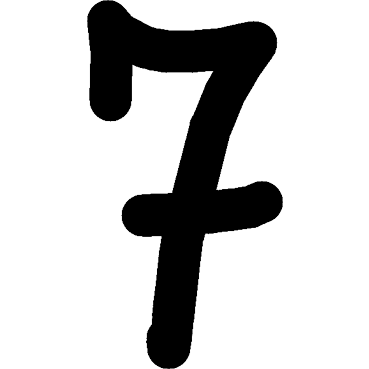
#> input picture 1_img.png, 369 x 369 px
$ python -i isolate.py   (imports and definitions only)   (older library calls are emulated)
#> lines starting #> are read from the running program, lines starting #| are printed output that depends on the picture; after the words box and inside, x2 and y2 are one past the last pixel; in counts of white or black regions, pixels touching at a corner belong together
import numpy as np
import cv2 as cv
import os
import math

def getCharList(img_path):
#> called with img_path = '1_img.png'
	im=cv.imread(img_path)
#> im is the input picture: shape (369, 369, 3); min 0, max 255, mean 201.6
	imgray = cv.cvtColor(im, cv.COLOR_BGR2GRAY)
	ret, thresh = cv.threshold(imgray, 0, 255, 0)
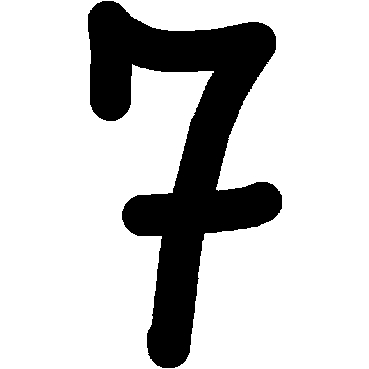
#> thresh: shape (369, 369); 79.5% white; 1 black region
	im2, cont, hir = cv.findContours(thresh, cv.RETR_TREE, cv.CHAIN_APPROX_SIMPLE)
#> cont = 2 contours; box (x1, y1, x2, y2) and area: (0, 0, 369, 369) 135424, (87, 0, 283, 369) 28514; hir = [[-1, -1, 1, -1], [-1, -1, -1, 0]]

	cont.sort(key=lambda x: cv.boundingRect(x)[0], reverse=False)
	cont.pop(0)

	i = 0
	imgList = []
	for c in cont:
		x,y,w,h = cv.boundingRect(c)

		inc_h = 0
		inc_w = 0
		w_is_gre = False
		if w>h:
			# offset = int(w/2)
			size = w
			# inc_w = 1
			w_is_gre = True
		else:
			# offset = int(h/2)
			size = h
			# inc_h = 1

		if size < 200:
			continue

		# roi = im[center[0]-offset:center[0]+offset, center[1]-offset:center[1]+offset]

		roi = imgray[y:y+h, x:x+w]

		blank_image = np.zeros((size,size), np.uint8)
		blank_image[:,:] = 255

		# [4 lines of commented-out code are left out]

		center = ( int(math.ceil(blank_image.shape[0]/2)), int(math.ceil(blank_image.shape[1]/2)) )
		half_h = int( math.ceil(h/2))
		half_w = int( math.ceil(w/2))
		if 2*half_h > roi.shape[0]:
			inc_h = -1
		elif 2*half_h < roi.shape[0]:
			inc_h = 1

		if 2*half_w > roi.shape[1]:
			inc_w = -1
		elif 2*half_w < roi.shape[1]:
			inc_w = 1


		# print(center)
		# print(half_h)
		# print(half_w)

		blank_image[center[0]-half_h:center[0]+half_h+inc_h, center[1]-half_w:center[1]+half_w+inc_w] = roi

		imgList.append(blank_image)

		cv.imwrite(str(i)+"_img.png", blank_image)
		i+=1
#> this loop made 1 pass
#> (x, y, w, h, inc_h, inc_w, w_is_gre, size) on pass 1: (87, 0, 196, 369, -1, 0, False, 369)
#> pass 1, in getCharList, `roi = imgray[y:y+h, x:x+w]`:
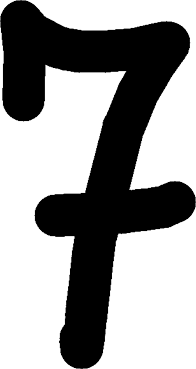
#> roi: shape (369, 196); min 0, max 255, mean 154.4
#> after the loop, i = 1; imgList = 1 item

	# cv.waitKey()
	return imgList

# getCharList("multi-test.png")

>>> result = getCharList('1_img.png')
#> result = 1 item

$ run again, on 2_img.png
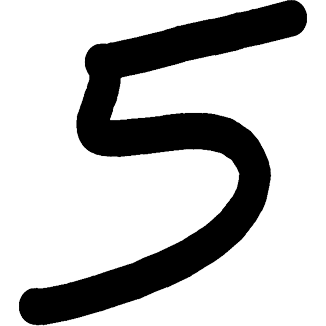
#> input picture 2_img.png, 326 x 326 px
#> in getCharList, im is the input picture: shape (326, 326, 3); min 0, max 255, mean 191.8
#> in getCharList, `ret, thresh = cv.threshold(imgray, 0, 255, 0)`:
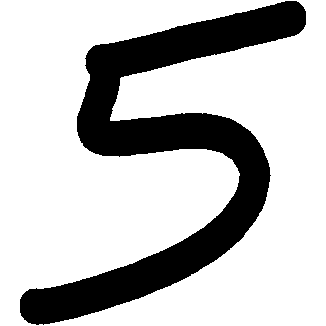
#> thresh: shape (326, 326); 75.9% white; 1 black region
#> cont = 2 contours; box (x1, y1, x2, y2) and area: (0, 0, 326, 326) 105625, (19, 0, 307, 326) 26323; hir = [[-1, -1, 1, -1], [-1, -1, -1, 0]]
#> the loop in getCharList, `for c in cont:` made 1 pass
#> (x, y, w, h, inc_h, inc_w, w_is_gre, size) on pass 1: (19, 0, 288, 326, 0, 0, False, 326)
#> pass 1, in getCharList, `roi = imgray[y:y+h, x:x+w]`:
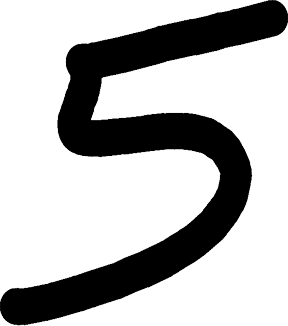
#> roi: shape (326, 288); min 0, max 255, mean 183.5
#> after the loop in getCharList, `for c in cont:`: i = 1; imgList = 1 item

$ run again, on 3_img.png
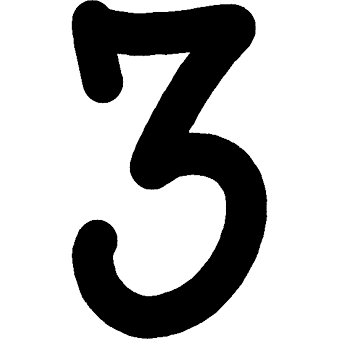
#> input picture 3_img.png, 339 x 339 px
#> in getCharList, im is the input picture: shape (339, 339, 3); min 0, max 255, mean 183.3
#> in getCharList, `ret, thresh = cv.threshold(imgray, 0, 255, 0)`:
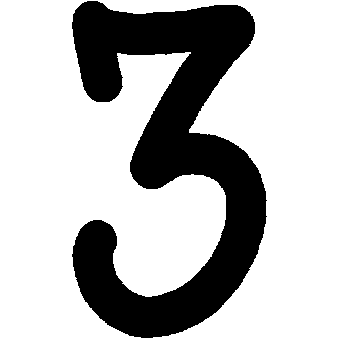
#> thresh: shape (339, 339); 72.5% white; 1 black region
#> cont = 2 contours; box (x1, y1, x2, y2) and area: (0, 0, 339, 339) 114244, (71, 0, 268, 339) 32266; hir = [[-1, -1, 1, -1], [-1, -1, -1, 0]]
#> the loop in getCharList, `for c in cont:` made 1 pass
#> (x, y, w, h, inc_h, inc_w, w_is_gre, size) on pass 1: (71, 0, 197, 339, -1, -1, False, 339)
#> pass 1, in getCharList, `roi = imgray[y:y+h, x:x+w]`:
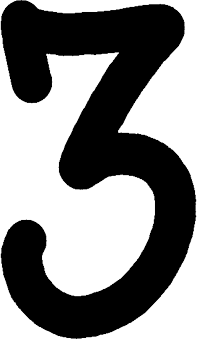
#> roi: shape (339, 197); min 0, max 255, mean 131.7
#> after the loop in getCharList, `for c in cont:`: i = 1; imgList = 1 item
